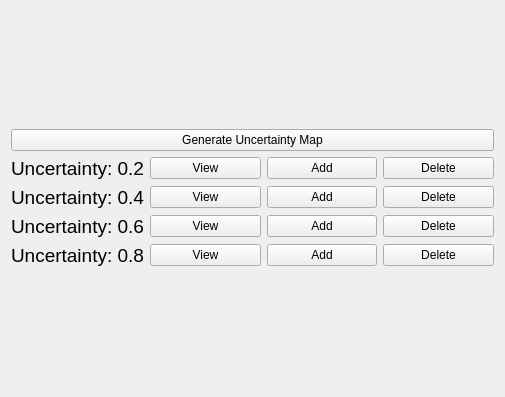
<?xml version="1.0" encoding="UTF-8"?>
<ui version="4.0">
 <class>Form</class>
 <widget class="QWidget" name="Form">
  <property name="geometry">
   <rect>
    <x>0</x>
    <y>0</y>
    <width>505</width>
    <height>397</height>
   </rect>
  </property>
  <property name="maximumSize">
   <size>
    <width>16777215</width>
    <height>397</height>
   </size>
  </property>
  <property name="windowTitle">
   <string>Form</string>
  </property>
  <layout class="QGridLayout" name="gridLayout_2">
   <item row="0" column="0">
    <layout class="QGridLayout" name="gridLayout">
     <item row="2" column="1">
      <widget class="QPushButton" name="pushButton_3">
       <property name="text">
        <string>View</string>
       </property>
      </widget>
     </item>
     <item row="3" column="0">
      <widget class="QLabel" name="label_4">
       <property name="font">
        <font>
         <pointsize>14</pointsize>
         <weight>50</weight>
         <bold>false</bold>
        </font>
       </property>
       <property name="text">
        <string>Uncertainty: 0.6</string>
       </property>
      </widget>
     </item>
     <item row="1" column="2">
      <widget class="QPushButton" name="pushButton_11">
       <property name="text">
        <string>Add</string>
       </property>
      </widget>
     </item>
     <item row="4" column="1">
      <widget class="QPushButton" name="pushButton_5">
       <property name="text">
        <string>View</string>
       </property>
      </widget>
     </item>
     <item row="1" column="0">
      <widget class="QLabel" name="label">
       <property name="font">
        <font>
         <pointsize>14</pointsize>
         <weight>50</weight>
         <bold>false</bold>
        </font>
       </property>
       <property name="text">
        <string>Uncertainty: 0.2</string>
       </property>
      </widget>
     </item>
     <item row="1" column="3">
      <widget class="QPushButton" name="pushButton_6">
       <property name="text">
        <string>Delete</string>
       </property>
      </widget>
     </item>
     <item row="1" column="1">
      <widget class="QPushButton" name="pushButton_2">
       <property name="text">
        <string>View</string>
       </property>
      </widget>
     </item>
     <item row="3" column="2">
      <widget class="QPushButton" name="pushButton_12">
       <property name="text">
        <string>Add</string>
       </property>
      </widget>
     </item>
     <item row="0" column="0" colspan="4">
      <widget class="QPushButton" name="pushButton">
       <property name="text">
        <string>Generate Uncertainty Map</string>
       </property>
      </widget>
     </item>
     <item row="4" column="0">
      <widget class="QLabel" name="label_3">
       <property name="font">
        <font>
         <pointsize>14</pointsize>
         <weight>50</weight>
         <bold>false</bold>
        </font>
       </property>
       <property name="text">
        <string>Uncertainty: 0.8</string>
       </property>
      </widget>
     </item>
     <item row="2" column="0">
      <widget class="QLabel" name="label_2">
       <property name="font">
        <font>
         <pointsize>14</pointsize>
         <weight>50</weight>
         <bold>false</bold>
        </font>
       </property>
       <property name="text">
        <string>Uncertainty: 0.4</string>
       </property>
      </widget>
     </item>
     <item row="4" column="3">
      <widget class="QPushButton" name="pushButton_8">
       <property name="text">
        <string>Delete</string>
       </property>
      </widget>
     </item>
     <item row="4" column="2">
      <widget class="QPushButton" name="pushButton_10">
       <property name="text">
        <string>Add</string>
       </property>
      </widget>
     </item>
     <item row="2" column="2">
      <widget class="QPushButton" name="pushButton_13">
       <property name="text">
        <string>Add</string>
       </property>
      </widget>
     </item>
     <item row="3" column="1">
      <widget class="QPushButton" name="pushButton_4">
       <property name="text">
        <string>View</string>
       </property>
      </widget>
     </item>
     <item row="3" column="3">
      <widget class="QPushButton" name="pushButton_9">
       <property name="text">
        <string>Delete</string>
       </property>
      </widget>
     </item>
     <item row="2" column="3">
      <widget class="QPushButton" name="pushButton_7">
       <property name="text">
        <string>Delete</string>
       </property>
      </widget>
     </item>
    </layout>
   </item>
  </layout>
 </widget>
 <resources/>
 <connections/>
</ui>
